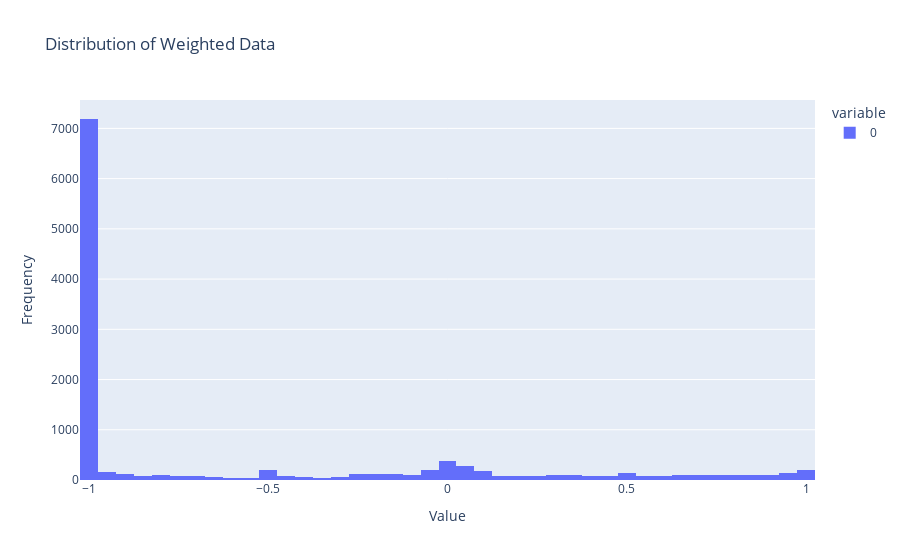

Notebook code cell kept with this figure:
### Markdown cell above
Interesting, the majority of data seems down regulated (around -1). Is this because of the adding of a small factor in the log transforms?

### Code cell
# Flatten the data to plot distribution
combined_flattened_values = combined_data.values.flatten()

# Create a histogram to visualize the distribution
fig = px.histogram(combined_flattened_values, nbins=50, title="Distribution of Weighted Data")
fig.update_layout(xaxis_title="Value", yaxis_title="Frequency")
fig.show()
fig.write_html("./data/outputs/multiomic/combined_data_distribution.html")

### Figure 1 — Plotly figure (JSON) as saved in the notebook; plotly's stock layout.template omitted (floating-point values rounded to 4 significant figures; data arrays with more than 128 entries replaced by an {"elided": "..."} marker saying what was removed)
{"data": [{"bingroup": "x", "hovertemplate": "variable=0<br>value=%{x}<br>count=%{y}<extra></extra>", "legendgroup": "0", "marker": {"color": "#636efa", "pattern": {"shape": ""}}, "name": "0", "nbinsx": 50, "orientation": "v", "showlegend": true, "type": "histogram", "x": {"elided": "11720 float values"}, "xaxis": "x", "yaxis": "y"}], "layout": {"barmode": "relative", "legend": {"title": {"text": "variable"}, "tracegroupgap": 0}, "title": {"text": "Distribution of Weighted Data"}, "xaxis": {"anchor": "y", "domain": [0, 1], "title": {"text": "Value"}}, "yaxis": {"anchor": "x", "domain": [0, 1], "title": {"text": "Frequency"}}}}
